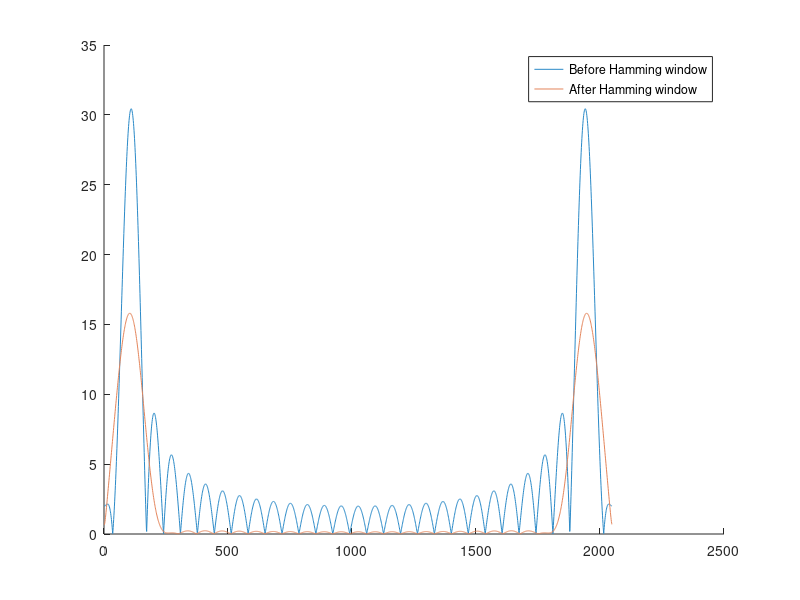

This chart was generated by the following MATLAB code:
time = [0:29];
x = 2*cos((pi*time)/10);
N = 2048;
X = abs(fft(x,N));

hold on;
plot (X,'color', [42  137  199]./255);

h = hamming(30)';
X = x .* h;
X = abs(fft(X,N));

plot (X,'color', [227  132  90]./255);
legend('Before Hamming window','After Hamming window');